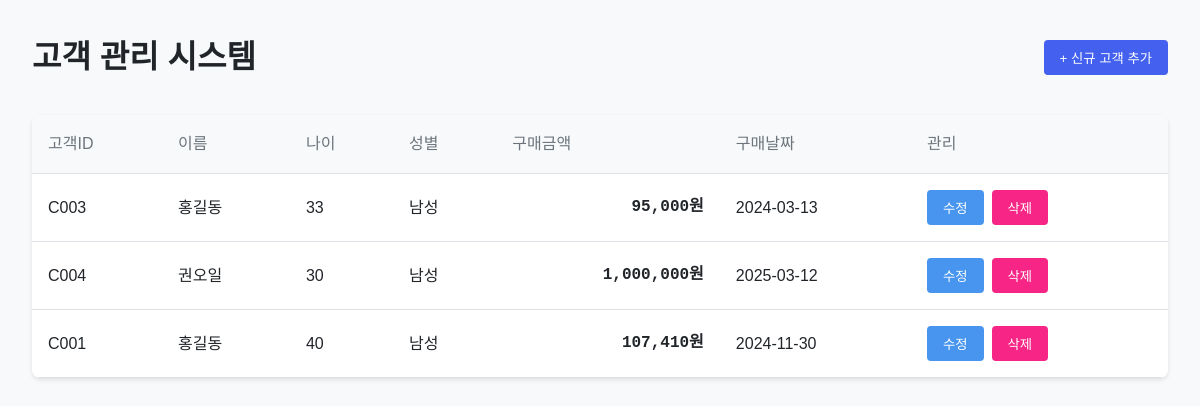
The page / on the database its author committed.
### tables this page shows
CREATE TABLE customer (
    id TEXT PRIMARY KEY,
    name TEXT,
    age INTEGER,
    gender TEXT,
    purchase_amount INTEGER,
    purchase_date TEXT
);

### app5.py (the view)
@app.route('/', methods=['GET'])
def index():
    customers = get_all_customers()
    columns = ["고객ID", "이름", "나이", "성별", "구매금액", "구매날짜"]
    return render_template('index.html', customers=customers, columns=columns)

### app5.py (called while the page is built)
def get_db_connection():
    conn = sqlite3.connect('python2/7_1. 0725/0725_customer.db')
    return conn

def get_all_customers():
    conn = get_db_connection()
    cursor = conn.cursor()
    cursor.execute('SELECT * FROM customer')
    customers = cursor.fetchall()
    conn.close()
    return customers

### templates/index.html (shortened to what this page needs)
<!DOCTYPE html>
<html lang="ko">
<head>
    <link rel="stylesheet" href="{{ url_for('static', filename='css/style.css') }}">
</head>
<body>
    <div class="container">
        <header class="header">
            <h1>고객 관리 시스템</h1>
            <button id="addBtn" class="btn btn-primary">+ 신규 고객 추가</button>
        </header>
        <main class="main-content">
            <div class="table-container">
                <table>
                    <thead>
                        <tr>
                            {% for column in columns %}
                                <th>{{ column }}</th>
                            {% endfor %}
                            <th>관리</th>
                        </tr>
                    </thead>
                    <tbody>
                        {% for customer in customers %}
                            <tr>
                                <td>{{ customer[0] }}</td>
                                <td>{{ customer[1] }}</td>
                                <td>{{ customer[2] }}</td>
                                <td>{{ customer[3] }}</td>
                                <td class="amount">{{ "{:,}".format(customer[4]) }}원</td>
                                <td>{{ customer[5] }}</td>
                                <td class="action-buttons">
                                    <button class="btn btn-edit updateBtn" data-customer-id="{{ customer[0] }}">수정</button>
                                    <form action="/delete/{{ customer[0] }}" method="post" style="display:inline-block;">
                                        <button type="submit" class="btn btn-delete">삭제</button>
                                    </form>
                                </td>
                            </tr>
                        {% endfor %}
                    </tbody>
                </table>
            </div>
        </main>
    </div>
</body>
</html>

### static/css/style.css (style rules this page uses)
:root { --primary-color: #4361ee; --secondary-color: #3f37c9; --success-color: #4895ef; --danger-color: #f72585; --background-color: #f8f9fa; --text-color: #212529; --border-color: #dee2e6; }
body { font-family: 'Noto Sans KR', sans-serif; line-height: 1.6; color: var(--text-color); background-color: var(--background-color); margin: 0; padding: 0; }
.container { max-width: 1200px; margin: 0 auto; padding: 2rem; }
.header { display: flex; justify-content: space-between; align-items: center; margin-bottom: 2rem; }
.header h1 { font-weight: 700; color: var(--text-color); margin: 0; }
.table-container { background: white; border-radius: 8px; box-shadow: 0 2px 4px rgba(0,0,0,0.1); overflow: hidden; }
table { width: 100%; border-collapse: collapse; margin: 0; }
th, td { padding: 1rem; text-align: left; border-bottom: 1px solid var(--border-color); }
th { background-color: #f8f9fa; font-weight: 500; color: #6c757d; }
.btn { padding: 0.5rem 1rem; border: none; border-radius: 4px; cursor: pointer; font-weight: 500; transition: all 0.3s ease; }
.btn-primary { background-color: var(--primary-color); color: white; }
.btn-edit { background-color: var(--success-color); color: white; }
.btn-delete { background-color: var(--danger-color); color: white; }
.action-buttons { display: flex; gap: 0.5rem; }
.amount { font-size: 16px; font-weight: bold; font-family: monospace; text-align: right; }

### rows shown on the page
customer: id "C003", name "홍길동", age "33", gender "남성", purchase_amount "95,000", purchase_date "2024-03-13"
customer: id "C004", name "권오일", age "30", gender "남성", purchase_amount "1,000,000", purchase_date "2025-03-12"
customer: id "C001", name "홍길동", age "40", gender "남성", purchase_amount "107,410", purchase_date "2024-11-30"

### other values the page prints
{{ column }} "고객ID" "이름" "나이" "성별" "구매금액" "구매날짜"
